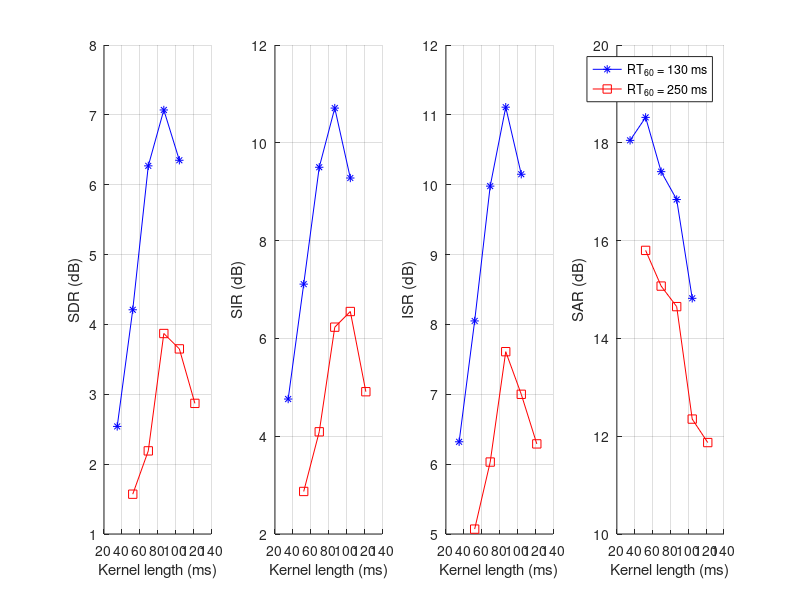

This figure's MATLAB source:
clear;clc;close all;
% This script plots the performance of LCIVA as a function of the kernel
% length 

% RT = 130 ms

K = [2 3 4 5 6]*0.0174*1000; % ms

SDR = [2.54 4.21 6.27 7.07 6.35];
SIR = [4.76 7.11 9.50 10.71 9.28];
ISR = [6.32 8.05 9.98 11.11 10.15];
SAR = [18.05 18.52 17.41 16.84 14.82];

% RT = 250 ms
K2 = [3 4 5 6 7]*0.0174*1000; % ms

SDR2 = [1.57 2.19 3.87 3.65 2.87];
SIR2 = [2.87 4.09 6.23 6.55 4.91];
ISR2 = [5.07 6.03 7.61 7.00 6.29];
SAR2 = [15.80 15.07 14.65 12.35 11.87];

%%
figure;
subplot(141);
set(gca,'fontsize',10)
hold on;
plot(K,SDR,'-*b',K2,SDR2,'-sr');
xlabel('Kernel length (ms)');
ylabel('SDR (dB)');
grid on;

subplot(142);
set(gca,'fontsize',10)
hold on;
plot(K,SIR,'-*b',K2,SIR2,'-sr');
xlabel('Kernel length (ms)');
ylabel('SIR (dB)');
grid on;

subplot(143);
set(gca,'fontsize',10)
hold on;
plot(K,ISR,'-*b',K2,ISR2,'-sr');
xlabel('Kernel length (ms)');
ylabel('ISR (dB)');
grid on;

subplot(144);
set(gca,'fontsize',10)
hold on;
plot(K,SAR,'-*b',K2,SAR2,'-sr');
xlabel('Kernel length (ms)');
ylabel('SAR (dB)');
grid on;

legend('RT_{60} = 130 ms','RT_{60} = 250 ms');